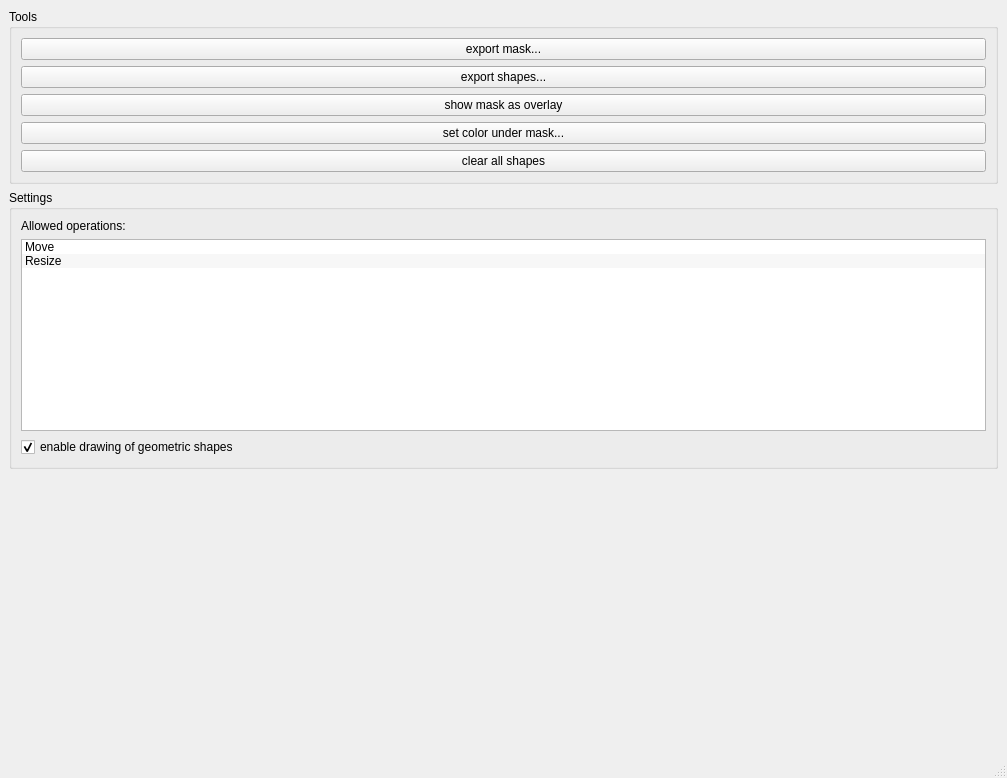
<?xml version="1.0" encoding="UTF-8"?>
<ui version="4.0">
 <class>MainWindow</class>
 <widget class="QMainWindow" name="MainWindow">
  <property name="geometry">
   <rect>
    <x>0</x>
    <y>0</y>
    <width>1007</width>
    <height>778</height>
   </rect>
  </property>
  <property name="windowTitle">
   <string>Mask Editor</string>
  </property>
  <widget class="QWidget" name="centralwidget">
   <layout class="QVBoxLayout" name="verticalLayout_4" stretch="1">
    <item>
     <widget class="QSplitter" name="splitter">
      <property name="orientation">
       <enum>Qt::Horizontal</enum>
      </property>
      <property name="handleWidth">
       <number>10</number>
      </property>
      <widget class="QWidget" name="layoutWidget">
       <layout class="QVBoxLayout" name="verticalLayout_3">
        <item>
         <widget class="QGroupBox" name="groupBox_2">
          <property name="title">
           <string>Tools</string>
          </property>
          <layout class="QVBoxLayout" name="verticalLayout_2">
           <item>
            <widget class="QPushButton" name="btnExportMask">
             <property name="text">
              <string>export mask...</string>
             </property>
            </widget>
           </item>
           <item>
            <widget class="QPushButton" name="btnExportShape">
             <property name="text">
              <string>export shapes...</string>
             </property>
            </widget>
           </item>
           <item>
            <widget class="QPushButton" name="btnShowMaskOverlay">
             <property name="text">
              <string>show mask as overlay</string>
             </property>
            </widget>
           </item>
           <item>
            <widget class="QPushButton" name="btnSetColorUnderMask">
             <property name="text">
              <string>set color under mask...</string>
             </property>
            </widget>
           </item>
           <item>
            <widget class="QPushButton" name="btnClearShapes">
             <property name="text">
              <string>clear all shapes</string>
             </property>
            </widget>
           </item>
          </layout>
         </widget>
        </item>
        <item>
         <widget class="QGroupBox" name="groupBox">
          <property name="title">
           <string>Settings</string>
          </property>
          <layout class="QVBoxLayout" name="verticalLayout">
           <item>
            <widget class="QLabel" name="label">
             <property name="text">
              <string>Allowed operations:</string>
             </property>
            </widget>
           </item>
           <item>
            <widget class="QListWidget" name="listModificationTypes">
             <property name="editTriggers">
              <set>QAbstractItemView::NoEditTriggers</set>
             </property>
             <property name="alternatingRowColors">
              <bool>true</bool>
             </property>
             <property name="selectionMode">
              <enum>QAbstractItemView::ExtendedSelection</enum>
             </property>
             <item>
              <property name="text">
               <string>Move</string>
              </property>
             </item>
             <item>
              <property name="text">
               <string>Resize</string>
              </property>
             </item>
            </widget>
           </item>
           <item>
            <widget class="QCheckBox" name="checkEnableDrawing">
             <property name="text">
              <string>enable drawing of geometric shapes</string>
             </property>
             <property name="checked">
              <bool>true</bool>
             </property>
            </widget>
           </item>
          </layout>
         </widget>
        </item>
        <item>
         <spacer name="verticalSpacer_2">
          <property name="orientation">
           <enum>Qt::Vertical</enum>
          </property>
          <property name="sizeHint" stdset="0">
           <size>
            <width>20</width>
            <height>40</height>
           </size>
          </property>
         </spacer>
        </item>
       </layout>
      </widget>
      <widget class="Itom2dQwtPlot" name="plot">
       <property name="enablePlotting" stdset="0">
        <bool>true</bool>
       </property>
       <property name="colorBarVisible">
        <bool>true</bool>
       </property>
       <property name="colorMap">
        <string/>
       </property>
      </widget>
     </widget>
    </item>
   </layout>
  </widget>
  <widget class="QMenuBar" name="menubar">
   <property name="geometry">
    <rect>
     <x>0</x>
     <y>0</y>
     <width>1007</width>
     <height>21</height>
    </rect>
   </property>
  </widget>
  <widget class="QStatusBar" name="statusbar"/>
 </widget>
 <customwidgets>
  <customwidget>
   <class>Itom2dQwtPlot</class>
   <extends>QMainWindow</extends>
   <header>itom2dqwtplot.h</header>
  </customwidget>
 </customwidgets>
 <resources/>
 <connections/>
</ui>
